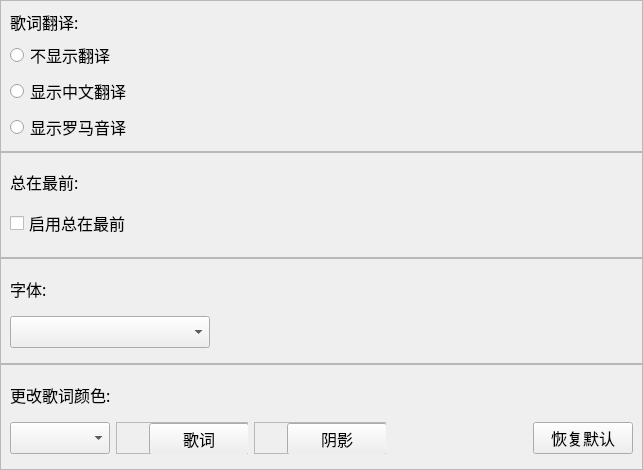
<?xml version="1.0" encoding="UTF-8"?>
<ui version="4.0">
 <class>LyricsPage</class>
 <widget class="QWidget" name="LyricsPage">
  <property name="geometry">
   <rect>
    <x>0</x>
    <y>0</y>
    <width>643</width>
    <height>470</height>
   </rect>
  </property>
  <property name="font">
   <font>
    <family>微软雅黑</family>
    <pointsize>12</pointsize>
   </font>
  </property>
  <property name="windowTitle">
   <string>LyricsPage</string>
  </property>
  <layout class="QGridLayout" name="lyricspage_gridLayout">
   <property name="leftMargin">
    <number>0</number>
   </property>
   <property name="topMargin">
    <number>0</number>
   </property>
   <property name="rightMargin">
    <number>0</number>
   </property>
   <property name="bottomMargin">
    <number>0</number>
   </property>
   <property name="spacing">
    <number>0</number>
   </property>
   <item row="3" column="0">
    <widget class="QFrame" name="change_color_frame">
     <property name="frameShape">
      <enum>QFrame::StyledPanel</enum>
     </property>
     <property name="frameShadow">
      <enum>QFrame::Raised</enum>
     </property>
     <layout class="QGridLayout" name="ChangeColorGridLayout_2">
      <item row="1" column="3">
       <spacer name="color_horizontalSpacer">
        <property name="orientation">
         <enum>Qt::Horizontal</enum>
        </property>
        <property name="sizeHint" stdset="0">
         <size>
          <width>40</width>
          <height>20</height>
         </size>
        </property>
       </spacer>
      </item>
      <item row="0" column="0" colspan="2">
       <widget class="QLabel" name="color_label">
        <property name="maximumSize">
         <size>
          <width>16777215</width>
          <height>30</height>
         </size>
        </property>
        <property name="text">
         <string>更改歌词颜色:</string>
        </property>
       </widget>
      </item>
      <item row="1" column="4">
       <widget class="QPushButton" name="lyrics_default_button">
        <property name="minimumSize">
         <size>
          <width>100</width>
          <height>32</height>
         </size>
        </property>
        <property name="maximumSize">
         <size>
          <width>100</width>
          <height>16777215</height>
         </size>
        </property>
        <property name="text">
         <string>恢复默认</string>
        </property>
       </widget>
      </item>
      <item row="1" column="2">
       <widget class="QFrame" name="shadow_color_frame">
        <property name="maximumSize">
         <size>
          <width>132</width>
          <height>32</height>
         </size>
        </property>
        <property name="frameShape">
         <enum>QFrame::StyledPanel</enum>
        </property>
        <property name="frameShadow">
         <enum>QFrame::Raised</enum>
        </property>
        <layout class="QHBoxLayout" name="ShadowColorHorizontalLayout_2">
         <property name="spacing">
          <number>0</number>
         </property>
         <property name="leftMargin">
          <number>0</number>
         </property>
         <property name="topMargin">
          <number>0</number>
         </property>
         <property name="rightMargin">
          <number>0</number>
         </property>
         <property name="bottomMargin">
          <number>0</number>
         </property>
         <item>
          <widget class="QLabel" name="shadow_color_label">
           <property name="minimumSize">
            <size>
             <width>32</width>
             <height>32</height>
            </size>
           </property>
           <property name="maximumSize">
            <size>
             <width>32</width>
             <height>32</height>
            </size>
           </property>
           <property name="text">
            <string/>
           </property>
          </widget>
         </item>
         <item>
          <widget class="QPushButton" name="shadow_color_button">
           <property name="minimumSize">
            <size>
             <width>100</width>
             <height>32</height>
            </size>
           </property>
           <property name="maximumSize">
            <size>
             <width>100</width>
             <height>16777215</height>
            </size>
           </property>
           <property name="text">
            <string>阴影</string>
           </property>
          </widget>
         </item>
        </layout>
       </widget>
      </item>
      <item row="1" column="1">
       <widget class="QFrame" name="lyrics_color_frame">
        <property name="maximumSize">
         <size>
          <width>132</width>
          <height>32</height>
         </size>
        </property>
        <property name="frameShape">
         <enum>QFrame::StyledPanel</enum>
        </property>
        <property name="frameShadow">
         <enum>QFrame::Raised</enum>
        </property>
        <layout class="QHBoxLayout" name="LyricsColorHorizontalLayout_2">
         <property name="spacing">
          <number>0</number>
         </property>
         <property name="leftMargin">
          <number>0</number>
         </property>
         <property name="topMargin">
          <number>0</number>
         </property>
         <property name="rightMargin">
          <number>0</number>
         </property>
         <property name="bottomMargin">
          <number>0</number>
         </property>
         <item>
          <widget class="QLabel" name="lyrics_color_label">
           <property name="minimumSize">
            <size>
             <width>32</width>
             <height>32</height>
            </size>
           </property>
           <property name="maximumSize">
            <size>
             <width>32</width>
             <height>32</height>
            </size>
           </property>
           <property name="text">
            <string/>
           </property>
          </widget>
         </item>
         <item>
          <widget class="QPushButton" name="lyrics_color_button">
           <property name="minimumSize">
            <size>
             <width>100</width>
             <height>32</height>
            </size>
           </property>
           <property name="maximumSize">
            <size>
             <width>100</width>
             <height>16777215</height>
            </size>
           </property>
           <property name="text">
            <string>歌词</string>
           </property>
          </widget>
         </item>
        </layout>
       </widget>
      </item>
      <item row="1" column="0">
       <widget class="QComboBox" name="color_comboBox">
        <property name="minimumSize">
         <size>
          <width>100</width>
          <height>32</height>
         </size>
        </property>
        <property name="maximumSize">
         <size>
          <width>100</width>
          <height>16777215</height>
         </size>
        </property>
        <property name="currentIndex">
         <number>-1</number>
        </property>
       </widget>
      </item>
     </layout>
    </widget>
   </item>
   <item row="0" column="0">
    <widget class="QFrame" name="lyrics_trans_frame">
     <property name="frameShape">
      <enum>QFrame::StyledPanel</enum>
     </property>
     <property name="frameShadow">
      <enum>QFrame::Raised</enum>
     </property>
     <layout class="QVBoxLayout" name="LyricsTransVerticalLayout_2">
      <item>
       <widget class="QLabel" name="lyrics_trans_label">
        <property name="maximumSize">
         <size>
          <width>16777215</width>
          <height>30</height>
         </size>
        </property>
        <property name="text">
         <string>歌词翻译:</string>
        </property>
       </widget>
      </item>
      <item>
       <widget class="QRadioButton" name="non_trans_radioButton">
        <property name="text">
         <string>不显示翻译</string>
        </property>
       </widget>
      </item>
      <item>
       <widget class="QRadioButton" name="trans_radioButton">
        <property name="text">
         <string>显示中文翻译</string>
        </property>
       </widget>
      </item>
      <item>
       <widget class="QRadioButton" name="romaji_radioButton">
        <property name="text">
         <string>显示罗马音译</string>
        </property>
       </widget>
      </item>
     </layout>
    </widget>
   </item>
   <item row="2" column="0">
    <widget class="QFrame" name="font_frame">
     <property name="frameShape">
      <enum>QFrame::StyledPanel</enum>
     </property>
     <property name="frameShadow">
      <enum>QFrame::Raised</enum>
     </property>
     <layout class="QVBoxLayout" name="FontVerticalLayout_2">
      <item>
       <widget class="QLabel" name="font_label">
        <property name="maximumSize">
         <size>
          <width>16777215</width>
          <height>30</height>
         </size>
        </property>
        <property name="text">
         <string>字体:</string>
        </property>
       </widget>
      </item>
      <item>
       <widget class="QComboBox" name="font_comboBox">
        <property name="minimumSize">
         <size>
          <width>0</width>
          <height>32</height>
         </size>
        </property>
        <property name="maximumSize">
         <size>
          <width>200</width>
          <height>16777215</height>
         </size>
        </property>
        <property name="currentIndex">
         <number>-1</number>
        </property>
       </widget>
      </item>
     </layout>
    </widget>
   </item>
   <item row="1" column="0">
    <widget class="QFrame" name="always_front_frame">
     <property name="frameShape">
      <enum>QFrame::StyledPanel</enum>
     </property>
     <property name="frameShadow">
      <enum>QFrame::Raised</enum>
     </property>
     <layout class="QVBoxLayout" name="AlwaysFrontVerticalLayout_3">
      <item>
       <widget class="QLabel" name="always_front_label">
        <property name="maximumSize">
         <size>
          <width>16777215</width>
          <height>20</height>
         </size>
        </property>
        <property name="text">
         <string>总在最前:</string>
        </property>
       </widget>
      </item>
      <item>
       <widget class="QCheckBox" name="enable_front_checkBox">
        <property name="text">
         <string>启用总在最前</string>
        </property>
       </widget>
      </item>
     </layout>
    </widget>
   </item>
  </layout>
 </widget>
 <resources/>
 <connections/>
</ui>
